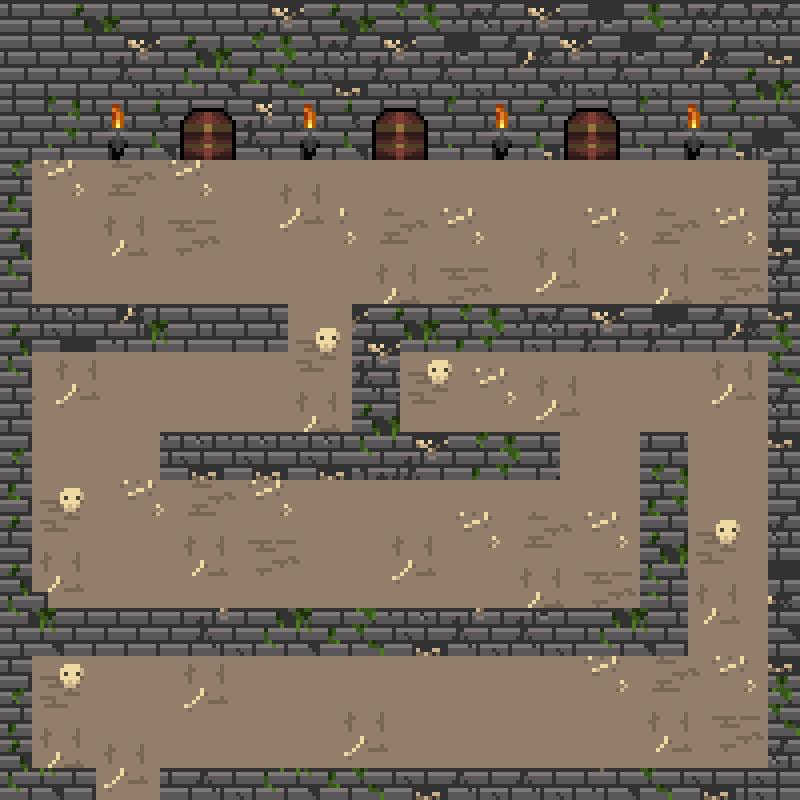

Tiled map render using the project's own tile images. Description and the map definition, with tile-layer contents summarised, below:
An orthogonal 50x50 tile map with 16x16 px tiles, 2 tile layers (walls, floor) and 20 objects (15x collision, 3x door, enter).

<map version="1.5" tiledversion="1.7.2" orientation="orthogonal" renderorder="right-down" width="50" height="50" tilewidth="16" tileheight="16" infinite="0" nextlayerid="4" nextobjectid="21">
 <tileset firstgid="1" source="labyrinth.tsx" />
 <layer id="1" name="walls" width="50" height="50">
  <data>[2500 cells, 988 non-empty, 380 distinct tile ids]</data>
 </layer>
 <layer id="2" name="floor" width="50" height="50">
  <data>[2500 cells, 1836 non-empty, 492 distinct tile ids]</data>
 </layer>
 <objectgroup id="3" name="Calque d'Objets 1">
  <object id="1" type="collision" x="-19.781" y="108.325" width="50.8654" height="749.794" />
  <object id="2" type="collision" x="32.9683" y="767.691" width="61.2269" height="45.2137" />
  <object id="3" type="collision" x="159.19" y="767.691" width="643.353" height="45.2137" />
  <object id="4" type="collision" x="767.691" y="76.2981" width="91.3694" height="692.335" />
  <object id="5" x="430.472" y="268.456" />
  <object id="6" type="collision" x="351.348" y="302.367" width="421.995" height="49.9235" />
  <object id="7" type="collision" x="14.1293" y="302.367" width="274.108" height="48.9815" />
  <object id="8" type="collision" x="159.19" y="432.356" width="399.388" height="47.0976" />
  <object id="9" type="collision" x="351.348" y="351.348" width="48.9815" height="92.3113" />
  <object id="10" type="collision" x="638.644" y="429.53" width="48.9815" height="225.127" />
  <object id="11" type="collision" x="18.839" y="592.488" width="26.3747" height="63.1108" />
  <object id="12" type="collision" x="3.76781" y="609.443" width="684.799" height="46.1557" />
  <object id="13" type="collision" x="616.979" y="111.15" width="148.828" height="48.0396" />
  <object id="14" type="collision" x="429.53" y="112.092" width="134.699" height="48.9815" />
  <object id="15" type="collision" x="235.488" y="111.15" width="136.583" height="48.0396" />
  <object id="16" type="collision" x="20.7229" y="107.383" width="158.248" height="51.8074" />
  <object id="17" type="door" x="181.797" y="105.499" width="51.8074" height="59.343" />
  <object id="18" type="door" x="374.897" y="107.383" width="51.8074" height="56.5171" />
  <object id="19" name="good_door" type="door" x="564.229" y="106.441" width="50.8654" height="57.4591" />
  <object id="20" name="player" type="enter" x="127.164" y="773.343">
   <point />
  </object>
 </objectgroup>
</map>
